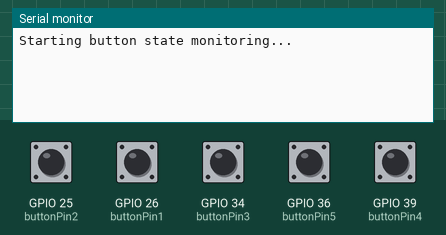
This sketch was run on a simulated ESP32. On the bench: the last lines printed to the serial monitor. Inputs (shaded band) come from the test bench; at power-on: GPIO 25 (buttonPin2), GPIO 26 (buttonPin1), GPIO 34 (buttonPin3), GPIO 36 (buttonPin5), GPIO 39 (buttonPin4) LOW.

Above: at 1.2 s.
1.3 s: GPIO 25 (buttonPin2) pulled HIGH for 0.15 s
At 2.1 s:
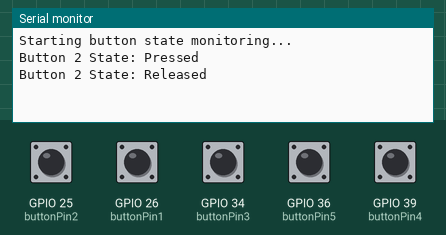
2.9 s: GPIO 26 (buttonPin1) pulled HIGH for 0.15 s
At 3.03 s:
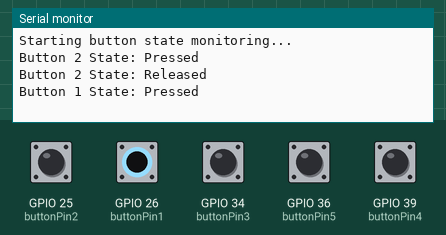
4.5 s: GPIO 34 (buttonPin3) pulled HIGH for 0.15 s
At 5.8 s:
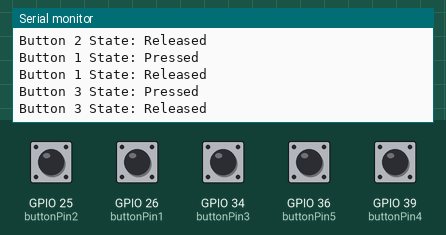
6.1 s: GPIO 36 (buttonPin5) pulled HIGH for 0.15 s
At 7.2 s:
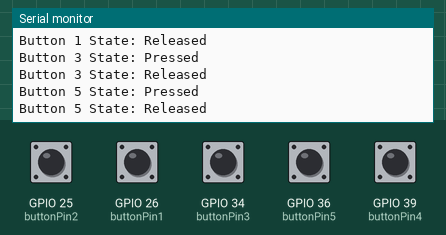
7.7 s: GPIO 39 (buttonPin4) pulled HIGH for 0.15 s
At 8.5 s:
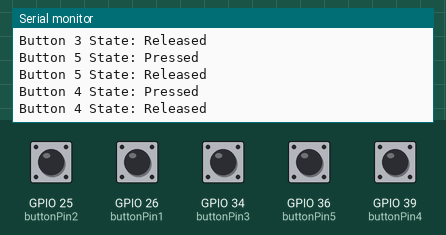
Timing chart, 0 to 10.3 s (numbered marks = the images above; inputs shaded):
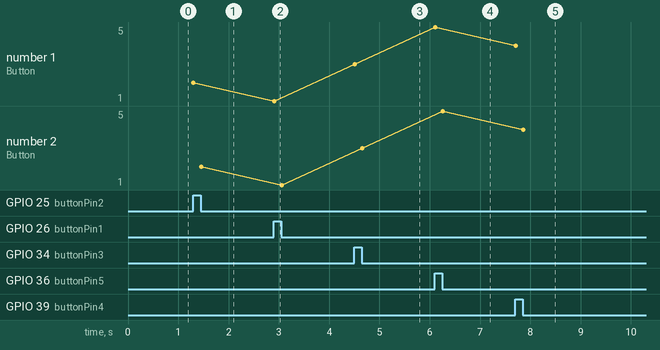

Measured:
- after the input at 1.3 s, the serial monitor: prints a new line at once (image 1)
- after the input at 2.9 s, the serial monitor: prints a new line at once (image 2)
- after the input at 4.5 s, the serial monitor: prints a new line at once (image 3)
- after the input at 6.1 s, the serial monitor: prints a new line at once (image 4)
- after the input at 7.7 s, the serial monitor: prints a new line at once (image 5)
- plotted number 1: 2 → 1 after the input at 2.9 s, 1 → 3 after the input at 4.5 s, 3 → 5 after the input at 6.1 s, 5 → 4 after the input at 7.7 s
- plotted number 2: 2 → 1 after the input at 2.9 s, 1 → 3 after the input at 4.5 s, 3 → 5 after the input at 6.1 s, 5 → 4 after the input at 7.7 s

The sketch:

ButtonChecker.ino
```cpp
// Define button pins
const int buttonPin1 = 26;
const int buttonPin2 = 25;
const int buttonPin3 = 34;
const int buttonPin4 = 39;
const int buttonPin5 = 36;

// Variables to hold the button states
bool buttonState1 = false;
bool buttonState2 = false;
bool buttonState3 = false;
bool buttonState4 = false;
bool buttonState5 = false;

void setup() {
  // Initialize Serial communication
  Serial.begin(115200);

  // Initialize the button pins as input with internal pull-down resistors
  pinMode(buttonPin1, INPUT_PULLDOWN);
  pinMode(buttonPin2, INPUT_PULLDOWN);
  pinMode(buttonPin3, INPUT_PULLDOWN);
  pinMode(buttonPin4, INPUT_PULLDOWN);
  pinMode(buttonPin5, INPUT_PULLDOWN);

  // Print a starting message
  Serial.println("Starting button state monitoring...");
}

void loop() {
  // Read the current state of each button
  bool currentButtonState1 = digitalRead(buttonPin1);
  bool currentButtonState2 = digitalRead(buttonPin2);
  bool currentButtonState3 = digitalRead(buttonPin3);
  bool currentButtonState4 = digitalRead(buttonPin4);
  bool currentButtonState5 = digitalRead(buttonPin5);

  // Check if any button state has changed
  if (currentButtonState1 != buttonState1) {
    buttonState1 = currentButtonState1; // Update the state
    Serial.print("Button 1 State: ");
    Serial.println(buttonState1 ? "Pressed" : "Released");
  }

  if (currentButtonState2 != buttonState2) {
    buttonState2 = currentButtonState2; // Update the state
    Serial.print("Button 2 State: ");
    Serial.println(buttonState2 ? "Pressed" : "Released");
  }

  if (currentButtonState3 != buttonState3) {
    buttonState3 = currentButtonState3; // Update the state
    Serial.print("Button 3 State: ");
    Serial.println(buttonState3 ? "Pressed" : "Released");
  }

  if (currentButtonState4 != buttonState4) {
    buttonState4 = currentButtonState4; // Update the state
    Serial.print("Button 4 State: ");
    Serial.println(buttonState4 ? "Pressed" : "Released");
  }

  if (currentButtonState5 != buttonState5) {
    buttonState5 = currentButtonState5; // Update the state
    Serial.print("Button 5 State: ");
    Serial.println(buttonState5 ? "Pressed" : "Released");
  }

  delay(50); // Small delay to debounce
}
```
